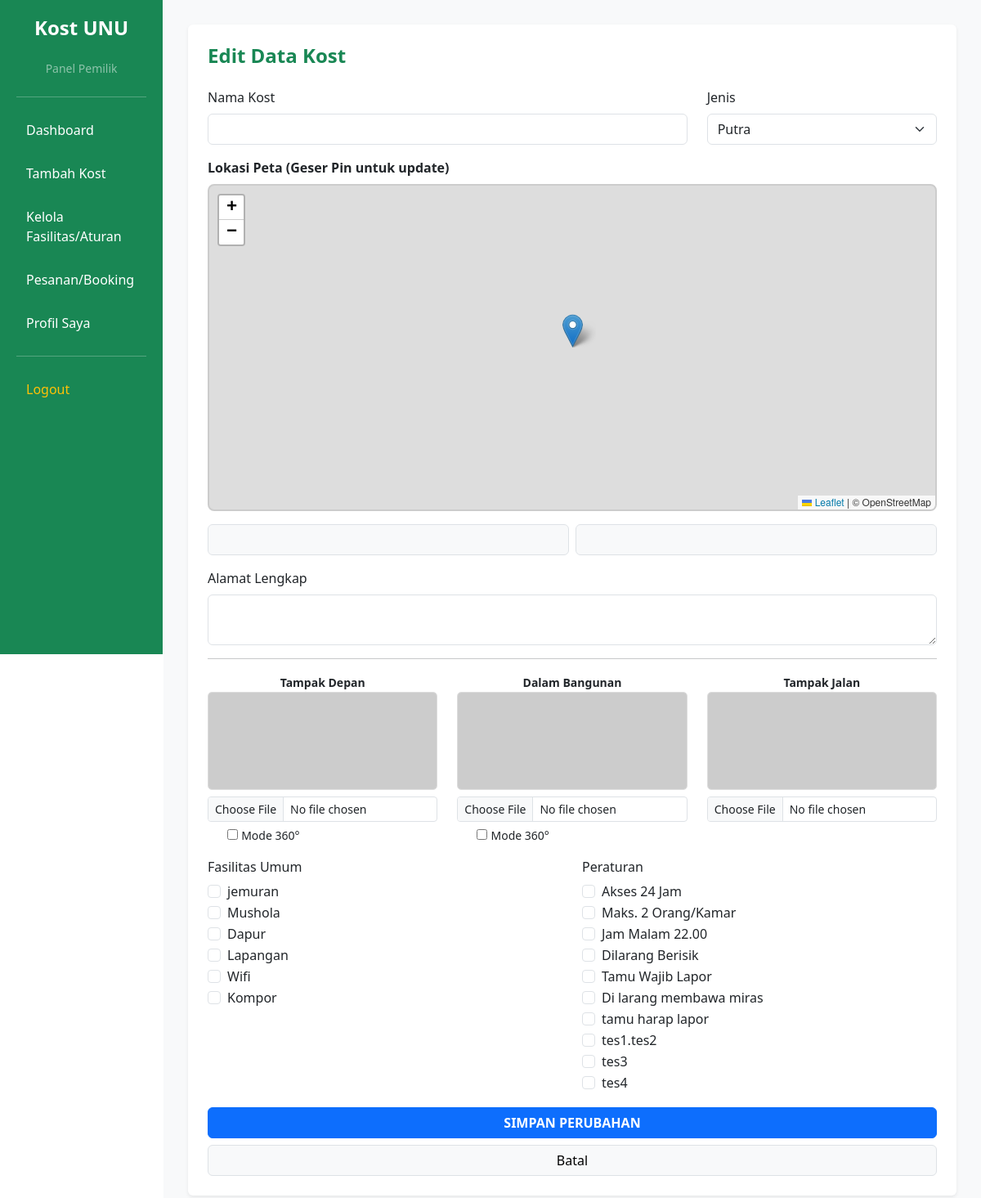
The app's page /pemilik/edit_kost.php (signed in) with its own data.
### tables this page shows
CREATE TABLE `master_fasilitas` (
  `id_master_fasilitas` int NOT NULL,
  `nama_fasilitas` varchar(100) NOT NULL,
  `kategori` enum('Kamar','Kamar Mandi','Umum','Parkir') DEFAULT NULL,
  `id_pemilik` int DEFAULT NULL
);

CREATE TABLE `master_peraturan` (
  `id_master_peraturan` int NOT NULL,
  `nama_peraturan` varchar(255) NOT NULL,
  `kategori` enum('Kost','Kamar') DEFAULT 'Kost',
  `id_pemilik` int DEFAULT NULL
);

### pemilik/edit_kost.php (the view, shortened to what this page needs)
<?php
include '../koneksi.php';
$id_user_login = $_SESSION['id_user'];
$id_kost = $_GET['id'];
$q_data = mysqli_query($conn, "SELECT * FROM kost WHERE id_kost='$id_kost' AND id_pemilik='$id_user_login'");
$k = mysqli_fetch_assoc($q_data);
$fotos = [];
$selected_f = [];
$selected_p = [];
?>
<!DOCTYPE html>
<html lang="id">
<head>
    <link href="https://cdn.jsdelivr.net/npm/bootstrap@5.3.0/dist/css/bootstrap.min.css" rel="stylesheet">
    <link rel="stylesheet" href="https://unpkg.com/leaflet@1.9.4/dist/leaflet.css" />
    <link rel="stylesheet" href="https://unpkg.com/esri-leaflet-geocoder@3.1.4/dist/esri-leaflet-geocoder.css">
</head>
<body>
    <div class="container-fluid">
        <div class="row">
            <?php include 'sidebar.php'; ?>
            <div class="col-md-10 content-area">
                <div class="card shadow-sm border-0 p-4">
                    <h4 class="fw-bold text-success mb-4">Edit Data Kost</h4>
                    <form method="POST" enctype="multipart/form-data">
                        <div class="row mb-3">
                            <div class="col-md-8">
                                <label class="form-label">Nama Kost</label>
                                <input type="text" name="nama_kost" class="form-control" value="<?= $k['nama_kost'] ?>" required>
                            </div>
                            <div class="col-md-4">
                                <label class="form-label">Jenis</label>
                                <select name="jenis_kost" class="form-select">
                                    <option value="Putra" <?= $k['jenis_kost'] == 'Putra' ? 'selected' : '' ?>>Putra</option>
                                </select>
                            </div>
                        </div>
                        <div class="mb-3">
                            <label class="form-label fw-bold">Lokasi Peta (Geser Pin untuk update)</label>
                            <div id="map"></div>
                            <div class="row mt-2 g-2">
                                <div class="col-6"><input type="text" name="latitude" id="lat" class="form-control bg-light" value="<?= $k['latitude'] ?>" readonly></div>
                                <div class="col-6"><input type="text" name="longitude" id="lng" class="form-control bg-light" value="<?= $k['longitude'] ?>" readonly></div>
                            </div>
                        </div>
                        <div class="mb-3">
                            <label class="form-label">Alamat Lengkap</label>
                            <textarea name="alamat" id="alamat_lengkap" class="form-control" rows="2" readonly><?= $k['alamat'] ?></textarea>
                        </div>
                        <hr>
                        <div class="row mb-3 text-center">
                            <?php
                            $cats = ['Tampak Depan' => 'foto_depan', 'Dalam Bangunan' => 'foto_dalam', 'Tampak Jalan' => 'foto_jalan'];
                            foreach ($cats as $label => $name):
                                $src = isset($fotos[$label]) ? "../assets/img/galeri/" . $fotos[$label]['nama_file'] : "https://via.placeholder.com/150";
                            ?>
                                <div class="col-md-4">
                                    <label class="small fw-bold"><?= $label ?></label>
                                    <img id="p_<?= $name ?>" src="<?= $src ?>" class="preview-img mb-2">
                                    <input type="file" name="<?= $name ?>" class="form-control form-control-sm" onchange="preview(this, 'p_<?= $name ?>')">
                                    <?php if ($label != 'Tampak Jalan'): ?>
                                        <div class="form-check text-start mt-1">
                                            <input type="checkbox" name="is_360_<?= explode('_', $name)[1] ?>" value="1" <?= (isset($fotos[$label]) && $fotos[$label]['is_360']) ? 'checked' : '' ?>>
                                            <small>Mode 360°</small>
                                        </div>
                                    <?php endif; ?>
                                </div>
                            <?php endforeach; ?>
                        </div>
                        <div class="row mb-3">
                            <div class="col-md-6">
                                <h6>Fasilitas Umum</h6>
                                <?php $fs = mysqli_query($conn, "SELECT * FROM master_fasilitas WHERE kategori='Umum' AND (id_pemilik IS NULL OR id_pemilik='$id_user_login')");
                                while ($f = mysqli_fetch_assoc($fs)) {
                                    $chk = in_array($f['id_master_fasilitas'], $selected_f) ? 'checked' : '';
                                    echo "<div class='form-check'><input type='checkbox' class='form-check-input' name='fasilitas[]' value='$f[id_master_fasilitas]' $chk> $f[nama_fasilitas]</div>";
                                } ?>
                            </div>
                            <div class="col-md-6">
                                <h6>Peraturan</h6>
                                <?php $ps = mysqli_query($conn, "SELECT * FROM master_peraturan WHERE kategori='Kost' AND (id_pemilik IS NULL OR id_pemilik='$id_user_login')");
                                while ($p = mysqli_fetch_assoc($ps)) {
                                    $chk = in_array($p['id_master_peraturan'], $selected_p) ? 'checked' : '';
                                    echo "<div class='form-check'><input type='checkbox' class='form-check-input' name='peraturan[]' value='$p[id_master_peraturan]' $chk> $p[nama_peraturan]</div>";
                                } ?>
                            </div>
                        </div>
                        <button type="submit" name="update_kost" class="btn btn-primary w-100 fw-bold">SIMPAN PERUBAHAN</button>
                        <a href="dashboard.php" class="btn btn-light w-100 border mt-2">Batal</a>
                    </form>
                </div>
            </div>
        </div>
    </div>
</body>
</html>

### pemilik/edit_kost.php (style rules this page uses)
.content-area { margin-left: 17%; padding: 30px; background: #f8f9fa; min-height: 100vh; }
#map { height: 400px; width: 100%; border-radius: 8px; border: 2px solid #ccc; z-index: 1; }
.preview-img { height: 120px; width: 100%; object-fit: cover; border: 1px solid #ddd; border-radius: 5px; }

### pemilik/sidebar.php (style rules this page uses)
.col-md-10 { margin-left: 16.666667%; }

### records on screen
master_fasilitas: nama_fasilitas "jemuran"
master_fasilitas: nama_fasilitas "Mushola"
master_fasilitas: nama_fasilitas "Dapur"
master_fasilitas: nama_fasilitas "Lapangan"
master_fasilitas: nama_fasilitas "Wifi"
master_fasilitas: nama_fasilitas "Kompor"
master_peraturan: nama_peraturan "Akses 24 Jam"
master_peraturan: nama_peraturan "Maks. 2 Orang/Kamar"
master_peraturan: nama_peraturan "Jam Malam 22.00"
master_peraturan: nama_peraturan "Dilarang Berisik"
master_peraturan: nama_peraturan "Tamu Wajib Lapor"
master_peraturan: nama_peraturan "Di larang membawa miras"
master_peraturan: nama_peraturan "tamu harap lapor"
master_peraturan: nama_peraturan "tes1.tes2"
master_peraturan: nama_peraturan "tes3"
master_peraturan: nama_peraturan "tes4"

### other values on screen
$label "Tampak Depan"
$label "Dalam Bangunan"
$label "Tampak Jalan"
